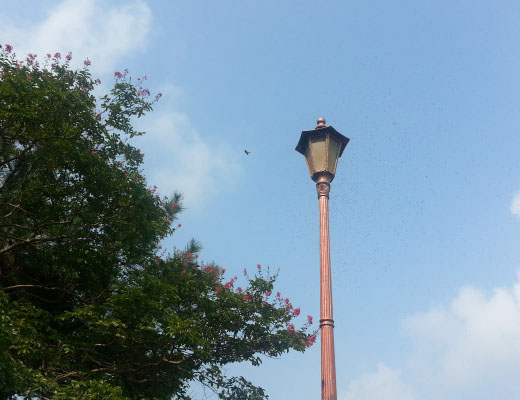
//> input picture OpenCV_Project3/image/bit_test.jpg, 520 x 400 px
$ ./정재원2   (built with g++ and OpenCV 4)
//> lines starting //> are read from the running program, lines starting //| are printed output that depends on the picture
#include<opencv2/opencv.hpp>
using namespace cv;
using namespace std;

void minMaxFilter(Mat img, Mat& dst, int size, int flag = 1) {	//1이면 최대 0이면 최소
	dst = Mat(img.size(), CV_8U, Scalar(0));
	Size msize(size, size);
	Point h_m = msize / 2;

	for (int i = h_m.y; i < img.rows - h_m.y; i++) {
		for (int j = h_m.x; j < img.cols - h_m.x; j++) {
			Point start = Point(j, i) - h_m;
			Rect roi(start, msize);
			Mat mask = img(roi);

			double minVal, maxVal;
			minMaxLoc(mask, &minVal, &maxVal);
			dst.at<uchar>(i, j) = (flag) ? maxVal : minVal;
		}
	}
}

int main() {
	Mat image = imread("image/bit_test.jpg", 0);
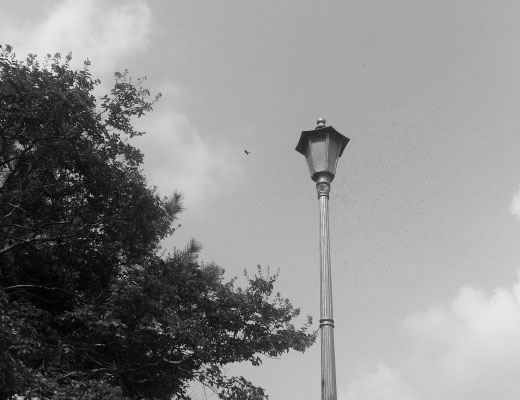
//> image: 400 rows x 520 cols, CV_8UC1; min 0, max 238, mean 139.5
	CV_Assert(image.data);

	Mat max_img, result;
	minMaxFilter(image, max_img, 5, 1);
//> after the loop in minMaxFilter, `for (int i = h_m.y; i < img.rows - h_m.y; i++)`:
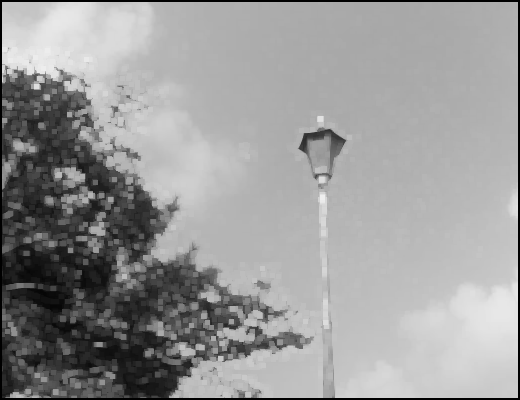
//> dst: 400 rows x 520 cols, CV_8UC1; min 0, max 238, mean 152.5
	copyMakeBorder(max_img, result, 1, 1, 1, 1, BORDER_REFLECT, Scalar(0));
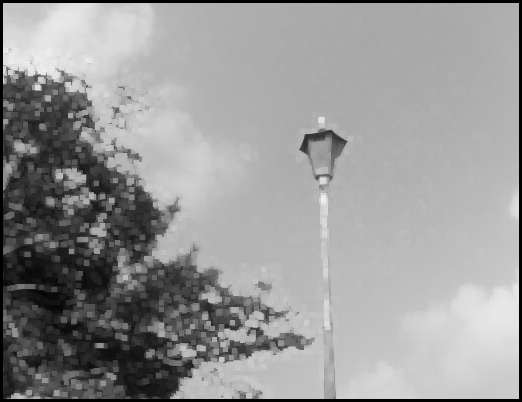
//> result: 402 rows x 522 cols, CV_8UC1; min 0, max 238, mean 151.2
	//border설정을 위해 이미지를 새로 만든 다음 상,하,좌,우 1의 위치에 BORDER_REFLECT형태의 태두리로 색이 0(검은색)인 테두리 설정

	imshow("MaxImage", max_img);
	imshow("MaxImage with BORDER_REFLECT", result);

	waitKey(0);
	return 0;
}

$ run again, with OpenCV_Project3/image/lightning1.jpg copied over OpenCV_Project3/image/bit_test.jpg
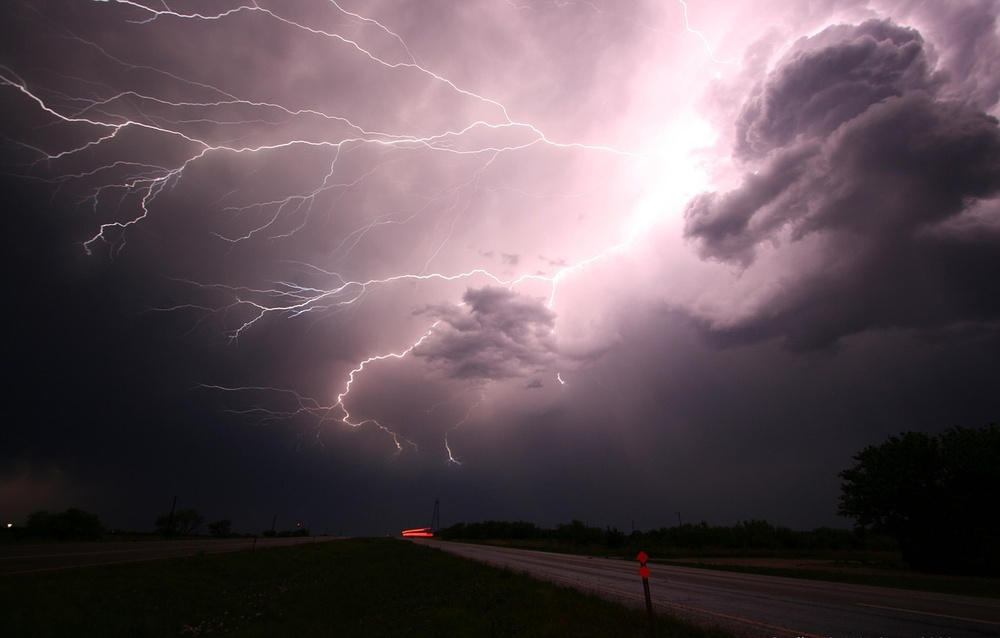
//> input picture OpenCV_Project3/image/lightning1.jpg, 1000 x 638 px, shrunk from 1280 x 817 before the run
//> `Mat image = imread("image/bit_test.jpg", 0);`:
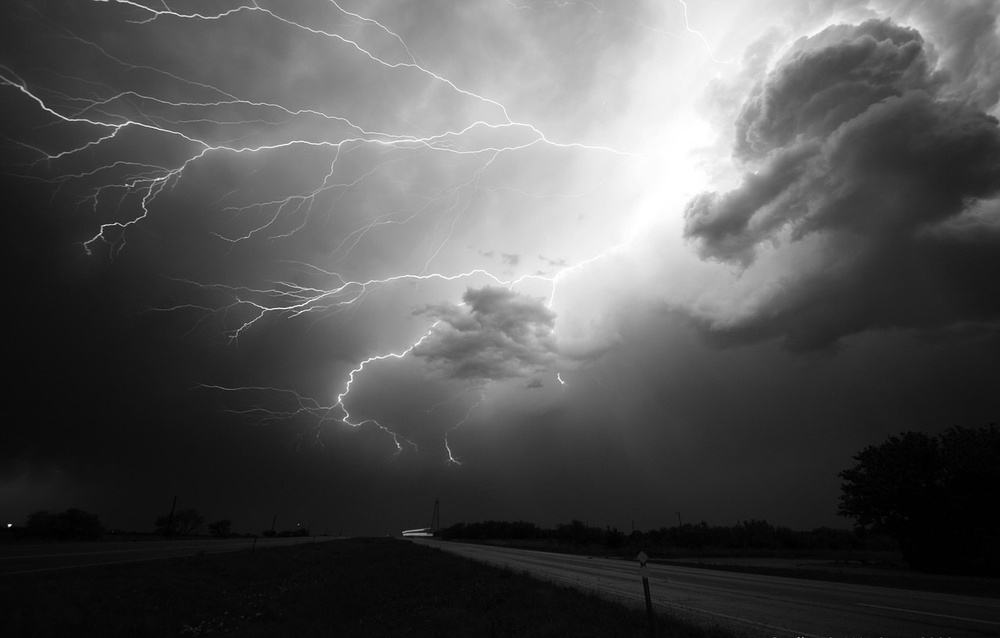
//> image: 638 rows x 1000 cols, CV_8UC1; min 0, max 255, mean 83.2
//> after the loop in minMaxFilter, `for (int i = h_m.y; i < img.rows - h_m.y; i++)`:
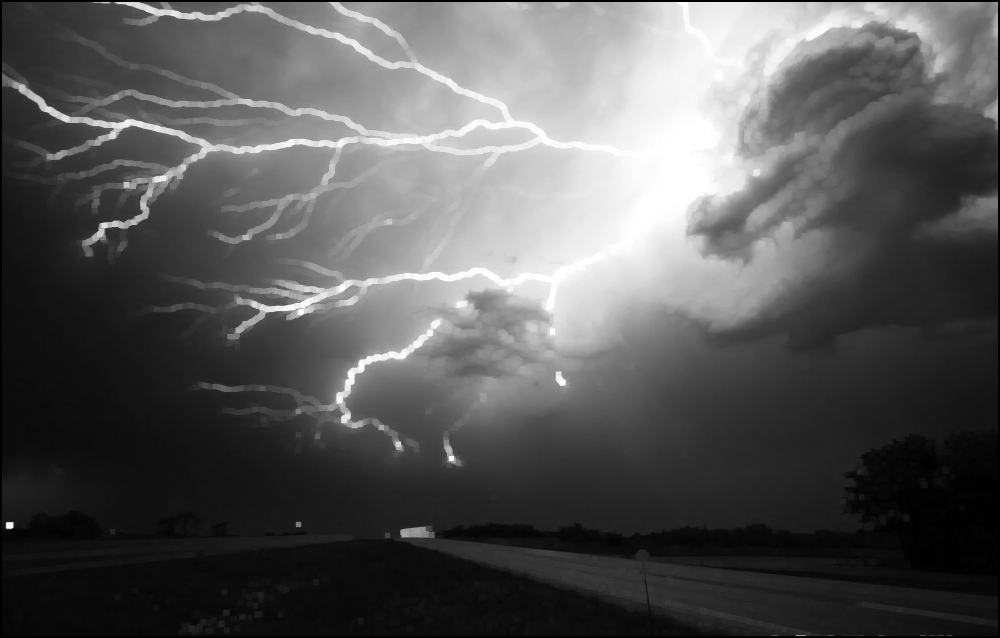
//> dst: 638 rows x 1000 cols, CV_8UC1; min 0, max 255, mean 88.1

$ run again, with OpenCV_Project3/image/m1_woman1.jpg copied over OpenCV_Project3/image/bit_test.jpg
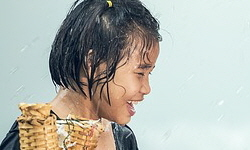
//> input picture OpenCV_Project3/image/m1_woman1.jpg, 250 x 150 px
//> after the loop in minMaxFilter, `for (int i = h_m.y; i < img.rows - h_m.y; i++)`:
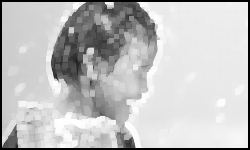
//> dst: 150 rows x 250 cols, CV_8UC1; min 0, max 255, mean 193
//> `copyMakeBorder(max_img, result, 1, 1, 1, 1, BORDER_REFLECT, Scalar(0));`:
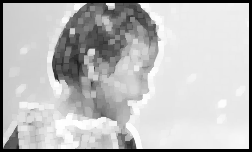
//> result: 152 rows x 252 cols, CV_8UC1; min 0, max 255, mean 188.9
